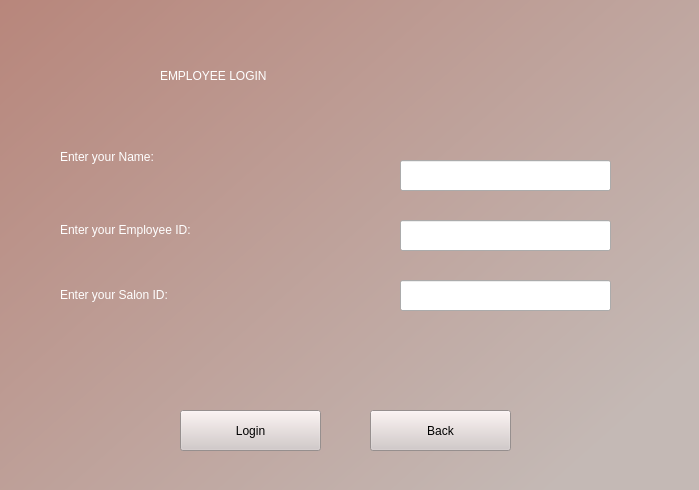
<?xml version="1.0" encoding="UTF-8"?>
<ui version="4.0">
 <class>Form</class>
 <widget class="QWidget" name="Form">
  <property name="geometry">
   <rect>
    <x>0</x>
    <y>0</y>
    <width>699</width>
    <height>490</height>
   </rect>
  </property>
  <property name="windowTitle">
   <string>Form</string>
  </property>
  <widget class="QLabel" name="label">
   <property name="geometry">
    <rect>
     <x>-10</x>
     <y>-30</y>
     <width>711</width>
     <height>521</height>
    </rect>
   </property>
   <property name="styleSheet">
    <string notr="true">background-color: qlineargradient(spread:pad, x1:0, y1:0, x2:0.96, y2:0.789773, stop:0 rgba(183, 132, 121, 255), stop:1 rgba(196, 185, 181, 255));</string>
   </property>
   <property name="text">
    <string/>
   </property>
  </widget>
  <widget class="QLabel" name="label_2">
   <property name="geometry">
    <rect>
     <x>160</x>
     <y>30</y>
     <width>481</width>
     <height>91</height>
    </rect>
   </property>
   <property name="styleSheet">
    <string notr="true">font: 63 48pt &quot;Bahnschrift SemiBold Condensed&quot;;color:rgb(255, 255, 255)</string>
   </property>
   <property name="text">
    <string>EMPLOYEE LOGIN</string>
   </property>
  </widget>
  <widget class="QLabel" name="label_3">
   <property name="geometry">
    <rect>
     <x>60</x>
     <y>150</y>
     <width>211</width>
     <height>41</height>
    </rect>
   </property>
   <property name="styleSheet">
    <string notr="true">font: 25 16pt &quot;Yu Gothic UI Light&quot;;
color:rgb(255, 255, 255)
</string>
   </property>
   <property name="text">
    <string>&lt;html&gt;&lt;head/&gt;&lt;body&gt;&lt;p&gt;Enter your Name:&lt;/p&gt;&lt;p&gt;&lt;br/&gt;&lt;/p&gt;&lt;/body&gt;&lt;/html&gt;</string>
   </property>
  </widget>
  <widget class="QLabel" name="label_4">
   <property name="geometry">
    <rect>
     <x>60</x>
     <y>210</y>
     <width>351</width>
     <height>41</height>
    </rect>
   </property>
   <property name="styleSheet">
    <string notr="true">font: 25 16pt &quot;Yu Gothic UI Light&quot;;
color:rgb(255, 255, 255)
</string>
   </property>
   <property name="text">
    <string>&lt;html&gt;&lt;head/&gt;&lt;body&gt;&lt;p&gt;Enter your Employee ID:&lt;/p&gt;&lt;/body&gt;&lt;/html&gt;</string>
   </property>
  </widget>
  <widget class="QLabel" name="label_6">
   <property name="geometry">
    <rect>
     <x>60</x>
     <y>280</y>
     <width>231</width>
     <height>31</height>
    </rect>
   </property>
   <property name="styleSheet">
    <string notr="true">font: 25 16pt &quot;Yu Gothic UI Light&quot;;
color:rgb(255, 255, 255)
</string>
   </property>
   <property name="text">
    <string>&lt;html&gt;&lt;head/&gt;&lt;body&gt;&lt;p&gt;Enter your Salon ID:&lt;/p&gt;&lt;/body&gt;&lt;/html&gt;</string>
   </property>
  </widget>
  <widget class="QLineEdit" name="lineEdit">
   <property name="geometry">
    <rect>
     <x>400</x>
     <y>160</y>
     <width>211</width>
     <height>31</height>
    </rect>
   </property>
  </widget>
  <widget class="QLineEdit" name="lineEdit_2">
   <property name="geometry">
    <rect>
     <x>400</x>
     <y>220</y>
     <width>211</width>
     <height>31</height>
    </rect>
   </property>
  </widget>
  <widget class="QLineEdit" name="lineEdit_4">
   <property name="geometry">
    <rect>
     <x>400</x>
     <y>280</y>
     <width>211</width>
     <height>31</height>
    </rect>
   </property>
  </widget>
  <widget class="QPushButton" name="pushButton">
   <property name="geometry">
    <rect>
     <x>180</x>
     <y>410</y>
     <width>141</width>
     <height>41</height>
    </rect>
   </property>
   <property name="styleSheet">
    <string notr="true">background-color: rgb(210, 200, 199);
font: 25 18pt &quot;Segoe UI Light&quot;;</string>
   </property>
   <property name="text">
    <string>Login</string>
   </property>
  </widget>
  <widget class="QPushButton" name="pushButton_2">
   <property name="geometry">
    <rect>
     <x>370</x>
     <y>410</y>
     <width>141</width>
     <height>41</height>
    </rect>
   </property>
   <property name="styleSheet">
    <string notr="true">background-color: rgb(210, 200, 199);
font: 25 18pt &quot;Segoe UI Light&quot;;</string>
   </property>
   <property name="text">
    <string>Back</string>
   </property>
  </widget>
 </widget>
 <resources/>
 <connections/>
</ui>
